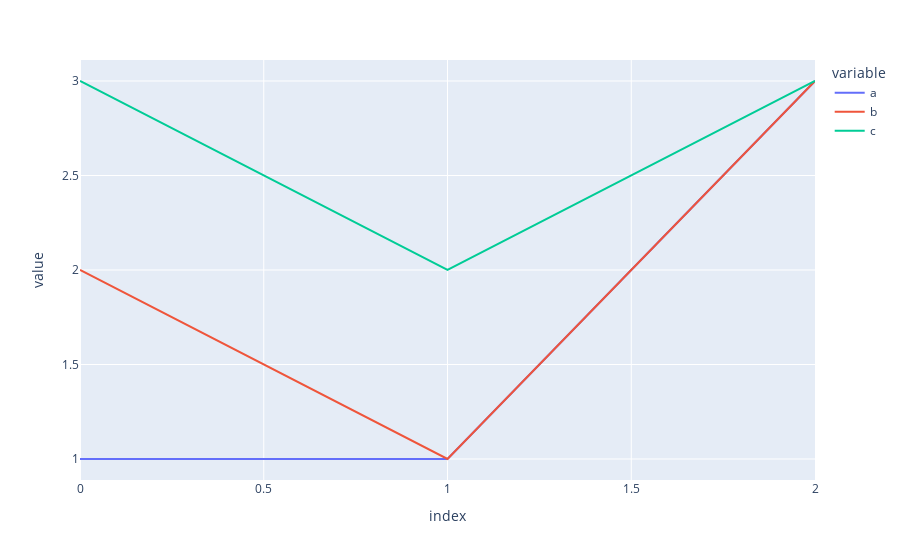

Here is the notebook cell this chart was saved with:
### Code cell
px.line(df)

### Figure 1 — Plotly figure (JSON) as saved in the notebook; plotly's stock layout.template omitted (floating-point values rounded to 4 significant figures)
{"data": [{"hovertemplate": "variable=a<br>index=%{x}<br>value=%{y}<extra></extra>", "legendgroup": "a", "line": {"color": "#636efa", "dash": "solid"}, "marker": {"symbol": "circle"}, "mode": "lines", "name": "a", "orientation": "v", "showlegend": true, "type": "scatter", "x": [0, 1, 2], "xaxis": "x", "y": [1, 1, 3], "yaxis": "y"}, {"hovertemplate": "variable=b<br>index=%{x}<br>value=%{y}<extra></extra>", "legendgroup": "b", "line": {"color": "#EF553B", "dash": "solid"}, "marker": {"symbol": "circle"}, "mode": "lines", "name": "b", "orientation": "v", "showlegend": true, "type": "scatter", "x": [0, 1, 2], "xaxis": "x", "y": [2, 1, 3], "yaxis": "y"}, {"hovertemplate": "variable=c<br>index=%{x}<br>value=%{y}<extra></extra>", "legendgroup": "c", "line": {"color": "#00cc96", "dash": "solid"}, "marker": {"symbol": "circle"}, "mode": "lines", "name": "c", "orientation": "v", "showlegend": true, "type": "scatter", "x": [0, 1, 2], "xaxis": "x", "y": [3, 2, 3], "yaxis": "y"}], "layout": {"legend": {"title": {"text": "variable"}, "tracegroupgap": 0}, "margin": {"t": 60}, "xaxis": {"anchor": "y", "domain": [0, 1], "title": {"text": "index"}}, "yaxis": {"anchor": "x", "domain": [0, 1], "title": {"text": "value"}}}}
